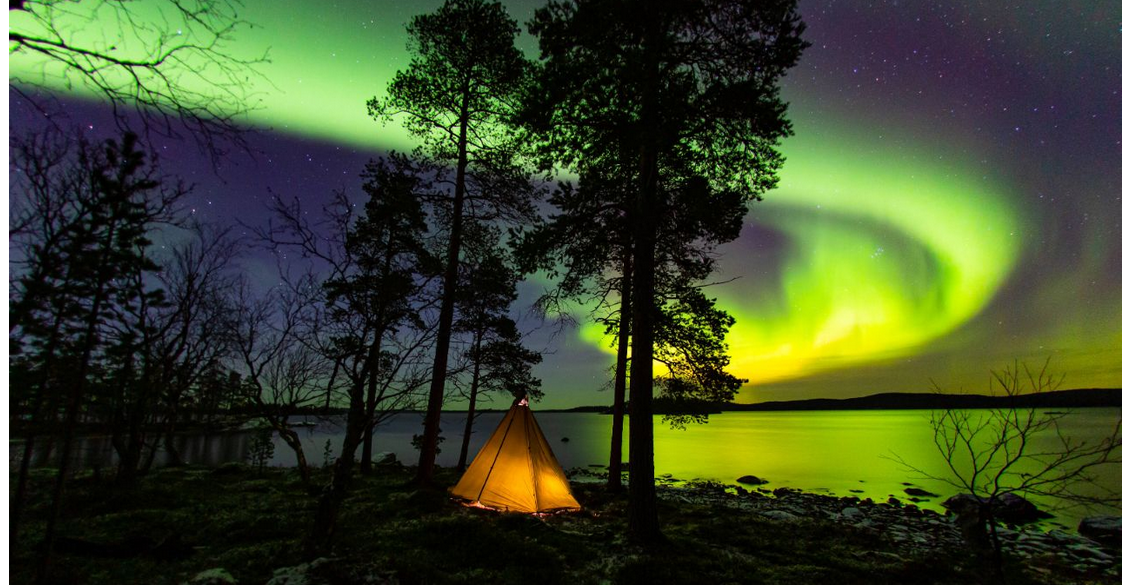
%> input picture week-8/Screenshot from 2022-05-23 18-26-43.png, 1131 x 585 px
$ octave image.m   (GNU Octave 9; MATLAB toolbox functions it lacks are replaced by stand-ins)
%> lines starting %> are read from the running program, lines starting %| are printed output that depends on the picture
inputfile='/home/rguktvalley/CL LAB/week-8/Screenshot from 2022-05-23 18-26-43.png'
imagedata=imread(inputfile);
%> imagedata is the input picture: size 585x1131x3 uint8; mean R, G, B 60.4, 72.3, 41.3
redchannel=imagedata(:,:,1);
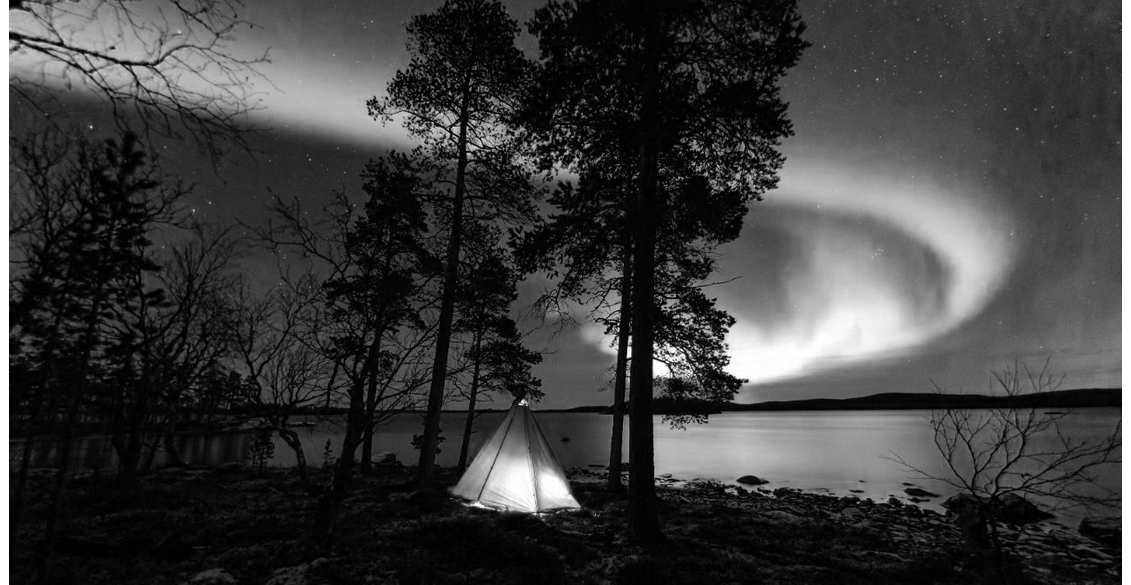
%> redchannel: size 585x1131 uint8; min 0, max 255, mean 60.4
greenchannel=imagedata(:,:,2);
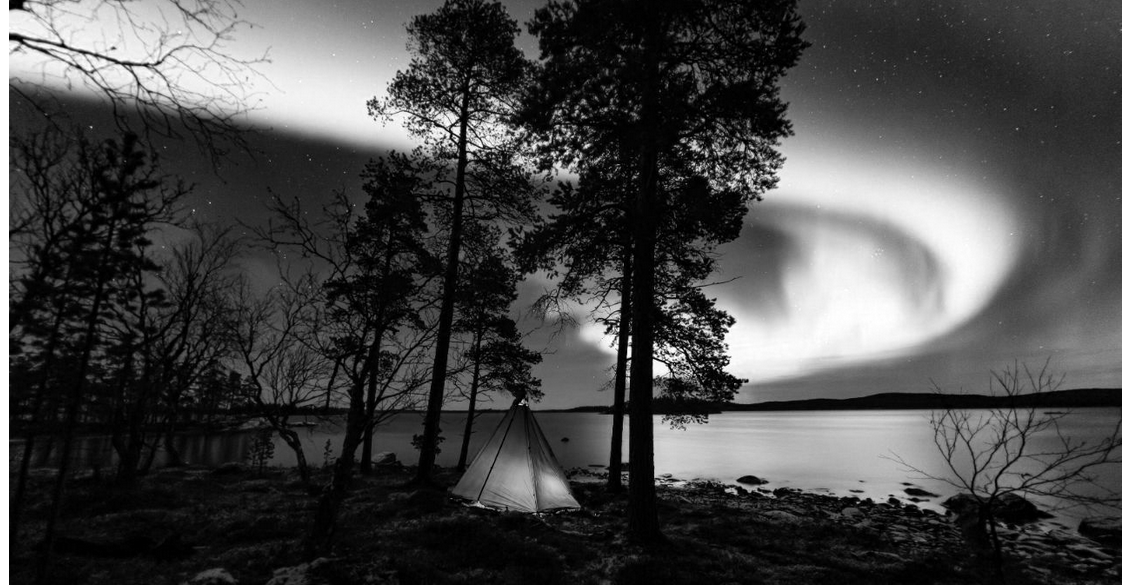
%> greenchannel: size 585x1131 uint8; min 0, max 255, mean 72.3
bluechannel=imagedata(:,:,3);
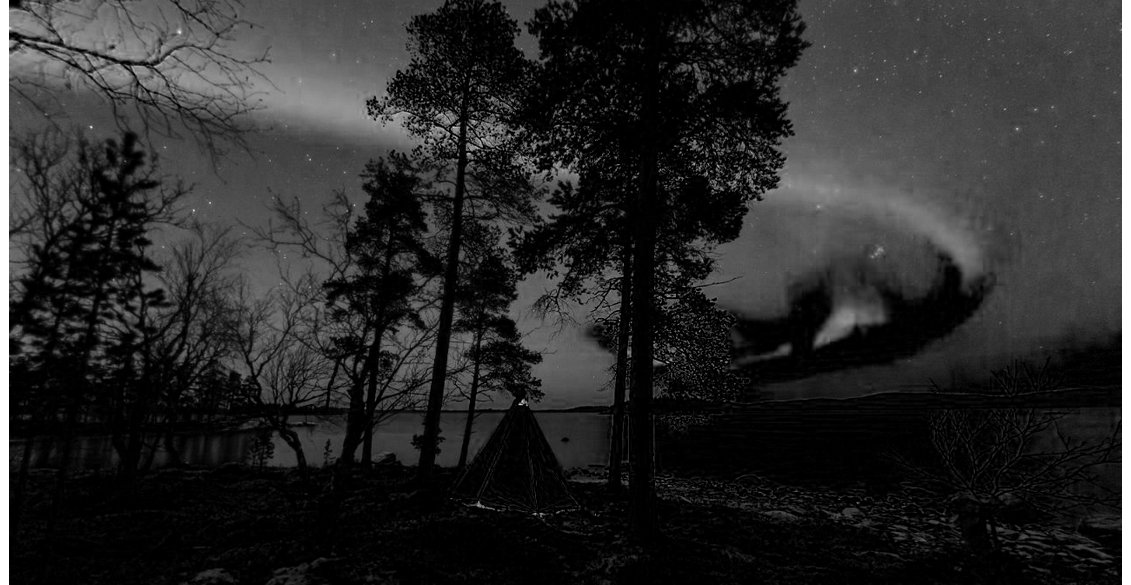
%> bluechannel: size 585x1131 uint8; min 0, max 255, mean 41.3
redoutputfile='red_channel.csv';
greenoutputfile='green_channel.csv';
blueoutputfile='blue_channel.csv';
csvwrite(redoutputfile,redchannel);
csvwrite(greenoutputfile,greenchannel);
csvwrite(blueoutputfile,bluechannel);
disp('red,green,and blue channels saved to seperate csv files succesfully');
